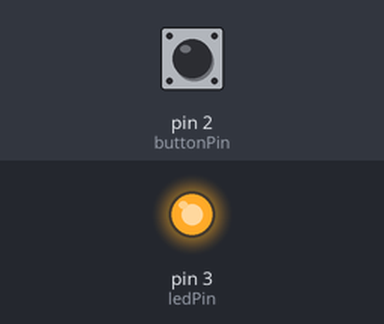
Simulated run of this sketch. Board: Arduino Uno, built with avr-gcc and run on an emulated ATmega328P. Parts: output pins drawn as LEDs (lit = HIGH). Dashed ring = blinking. Inputs (shaded band) come from the test bench; at power-on: pin 2 (buttonPin) LOW.

Above: at 1.2 s.
1.3 s: pin 2 (buttonPin) pulled HIGH for 0.15 s
At 2.1 s:
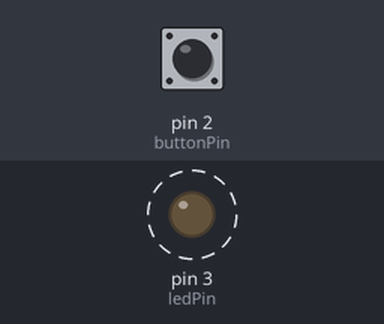
Timing chart, 0 to 10.4 s (numbered marks = the images above; inputs shaded):
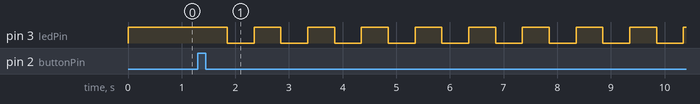

Measured:
- after the input at 1.3 s, pin 3 (ledPin): alternates HIGH for 0.50 s and LOW for 0.50 s, starting after 0.55 s

The sketch:

zuoye4.ino
```cpp
const int buttonPin = 2;
const int ledPin = 3;

int ledState = 0;
int buttonState = LOW;
int lastButtonState = LOW;
unsigned long lastDebounceTime = 0;
unsigned long debounceDelay = 50;

unsigned long previousMillis = 0;
bool ledFlashState = LOW;

void setup() {
  pinMode(buttonPin, INPUT);
  pinMode(ledPin, OUTPUT);
}

void loop() {
  int reading = digitalRead(buttonPin);

  if (reading != lastButtonState) {
    lastDebounceTime = millis();
  }

  if ((millis() - lastDebounceTime) > debounceDelay) {
    if (reading != buttonState) {
      buttonState = reading;
      if (buttonState == HIGH) {
        ledState++;
        if (ledState > 3) {
          ledState = 0;
        }
      }
    }
  }
  lastButtonState = reading;

  unsigned long currentMillis = millis();

  switch (ledState) {
    case 0:
      digitalWrite(ledPin, HIGH);
      break;

    case 1:
      if (currentMillis - previousMillis >= 500) {
        previousMillis = currentMillis;
        ledFlashState = !ledFlashState;
        digitalWrite(ledPin, ledFlashState);
      }
      break;

    case 2:
      if (currentMillis - previousMillis >= 200) {
        previousMillis = currentMillis;
        ledFlashState = !ledFlashState;
        digitalWrite(ledPin, ledFlashState);
      }
      break;

    case 3:
      if (currentMillis - previousMillis >= 60) {
        previousMillis = currentMillis;
        ledFlashState = !ledFlashState;
        digitalWrite(ledPin, ledFlashState);
      }
      break;
  }
}
```
